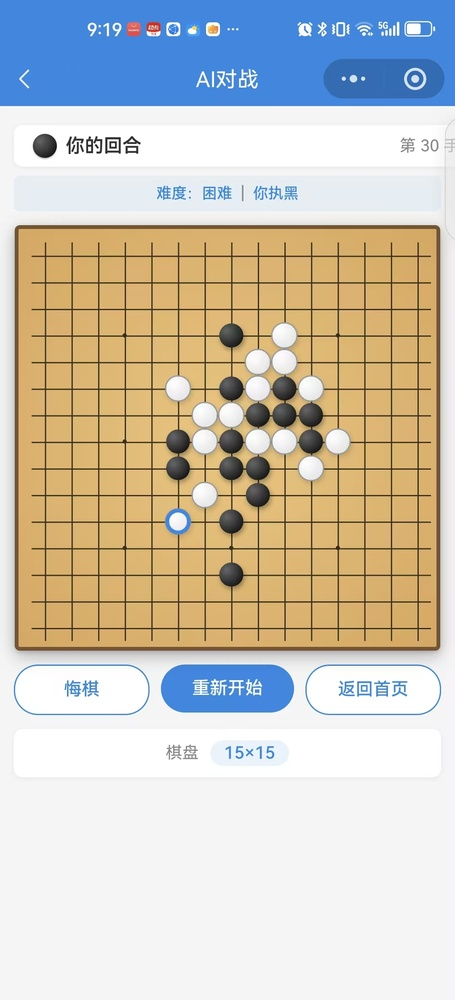
#> input picture miniprogram/puzzle-source/image/0721b786850a4f465cf863b28f98da3d.jpg, 455 x 1000 px, shrunk from 1080 x 2376 before the run, found by its file name; its folder holds only this picture in this run
$ python analyze_puzzle_images.py
#> lines starting #> are read from the running program, lines starting #| are printed output that depends on the picture; after the words box and inside, x2 and y2 are one past the last pixel; in counts of white or black regions, pixels touching at a corner belong together
#> in analyze_image, img is the input picture: PIL image 455x1000 RGB; mean R, G, B 204.1, 198.6, 186.2
#!/usr/bin/env python3
"""Analyze puzzle source images and produce a structured JSON report.

This script does NOT modify business code. It only reads images from
miniprogram/puzzle-source/image and writes a report to
miniprogram/puzzle-output/image-analysis.json.
"""

import os
import json
import math
import numpy as np
from PIL import Image
from collections import Counter

IMAGE_DIR = '/Users/ezan/WeChatProjects/miniprogram-1/miniprogram/puzzle-source/image'
OUTPUT_PATH = '/Users/ezan/WeChatProjects/miniprogram-1/miniprogram/puzzle-output/image-analysis.json'


def list_image_files(directory):
    """List all PNG/JPG/JPEG files in the directory, sorted."""
    exts = {'.png', '.jpg', '.jpeg'}
    files = [f for f in os.listdir(directory)
             if os.path.splitext(f.lower())[1] in exts]
    files.sort()
    return files


def rgb_to_hsv(rgb):
    """Vectorized RGB -> HSV conversion (H in degrees 0-360, S,V 0-1)."""
    rgb = rgb.astype(np.float32) / 255.0
    r, g, b = rgb[..., 0], rgb[..., 1], rgb[..., 2]
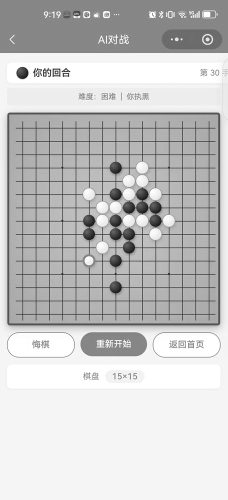
#> g: shape (1000, 455) float32 (shown at 1/2 size); min 0.0235, max 1, mean 0.779
    mx = np.maximum(np.maximum(r, g), b)
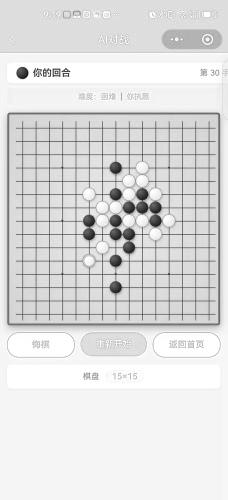
#> mx: shape (1000, 455) float32 (shown at 1/2 size); min 0.0392, max 1, mean 0.872
    mn = np.minimum(np.minimum(r, g), b)
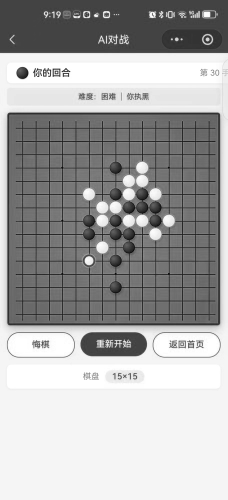
#> mn: shape (1000, 455) float32 (shown at 1/2 size); min 0, max 1, mean 0.659
    df = mx - mn

    # Hue
    h = np.zeros_like(mx)
    mask = df != 0
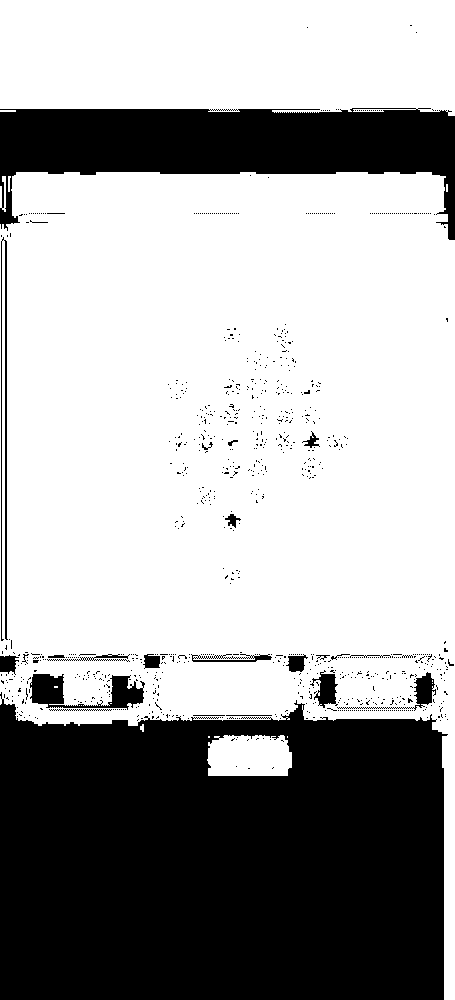
#> mask: shape (1000, 455) bool; 65.1% white; 919 black regions (896 under 20 px), largest, box (x1, y1, x2, y2) and area: (0, 692, 448, 1000) 121134, (0, 108, 455, 240) 29891, (30, 674, 145, 710) 1886
    r_m = (r == mx) & mask
#> r_m: shape (1000, 455) bool; 41.9% white; 373 white regions (297 under 20 px), largest, box (x1, y1, x2, y2) and area: (12, 213, 455, 666) 183036, (3, 224, 11, 656) 1275, (324, 694, 420, 708) 498
    g_m = (g == mx) & mask
#> g_m: shape (1000, 455) bool; 4.1% white; 954 white regions (837 under 20 px), largest, box (x1, y1, x2, y2) and area: (308, 666, 429, 713) 2090, (27, 218, 438, 224) 1366, (207, 740, 292, 776) 922
    b_m = (b == mx) & mask
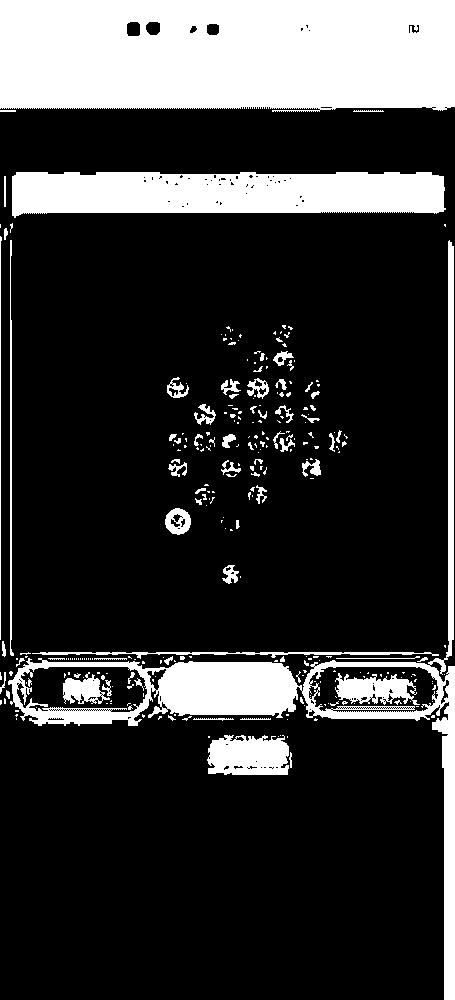
#> b_m: shape (1000, 455) bool; 21.5% white; 280 white regions (208 under 20 px), largest, box (x1, y1, x2, y2) and area: (0, 0, 455, 112) 48857, (8, 240, 455, 1000) 18963, (12, 172, 446, 218) 17074
    h[r_m] = (60 * ((g[r_m] - b[r_m]) / df[r_m]) + 360) % 360
    h[g_m] = (60 * ((b[g_m] - r[g_m]) / df[g_m]) + 120) % 360
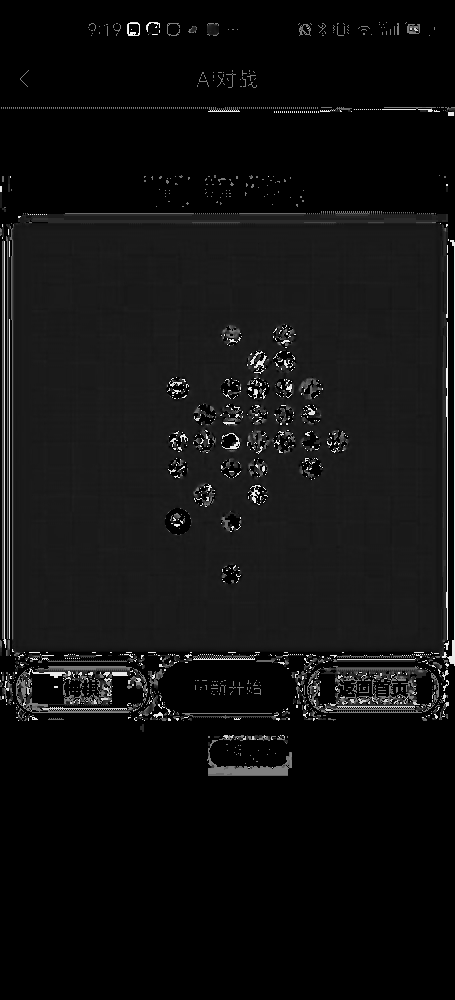
#> h: shape (1000, 455) float32; min 0, max 359.6, mean 23.5; drawn with min black and max white
    h[b_m] = (60 * ((r[b_m] - g[b_m]) / df[b_m]) + 240) % 360

    # Saturation
    s = np.zeros_like(mx)
    s[mx != 0] = df[mx != 0] / mx[mx != 0]
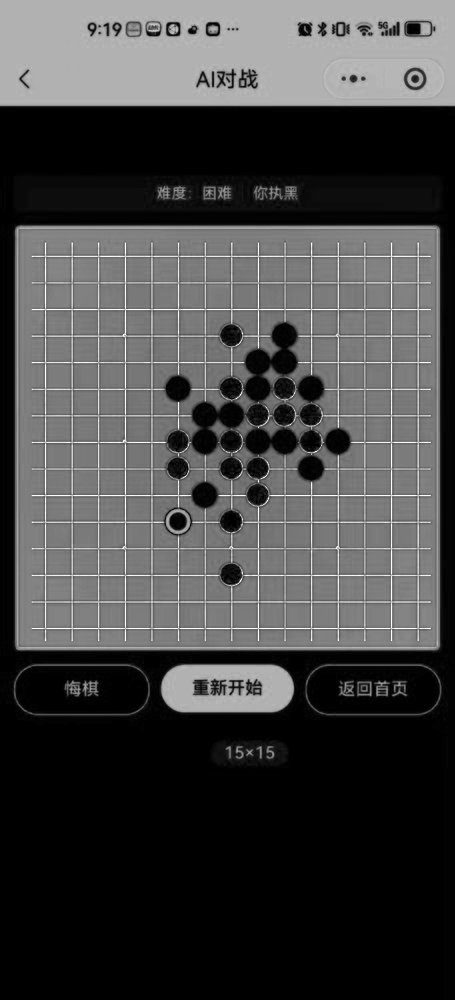
#> s: shape (1000, 455) float32; min 0, max 1, mean 0.269

    return h, s, mx


# [24 lines left out: function longest_contiguous_run, not called in this run]


def find_best_run(density, mask_sum, threshold=0.05):
    """Find the longest contiguous run of True in a density array.

    When multiple runs exist, select the one with the highest total mask sum
    (so the board region wins over spurious tan UI pixels).
    """
    active = density > threshold
    runs = []
    start = None
    for i, val in enumerate(active):
        if val and start is None:
            start = i
        elif not val and start is not None:
            runs.append((start, i - 1))
            start = None
    if start is not None:
        runs.append((start, len(active) - 1))
    if not runs:
        return None
    return max(runs, key=lambda r: mask_sum[r[0]:r[1]+1].sum())


def detect_board_region(arr):
    """Detect the board region using a tan/wood color mask.

    Returns a dict with keys:
      x, y, width, height, confidence (0-1), or None if detection fails.
    """
    h, s, v = rgb_to_hsv(arr)
    # Tan/wood board: relatively narrow hue/saturation range to exclude
    # white backgrounds, UI elements, and black/white pieces.
    mask = (
        (h >= 25) & (h <= 50) &
        (s >= 0.40) & (s <= 0.70) &
        (v >= 0.40) & (v <= 1.0)
    )
#> mask: shape (1000, 455) bool; 32% white; 204 white regions (66 under 20 px), largest, box (x1, y1, x2, y2) and area: (16, 226, 440, 650) 41252, (46, 257, 98, 309) 2602, (339, 257, 391, 309) 2588

    h_img, w_img = arr.shape[:2]
#> (the rest of the program and of its run is left out)
